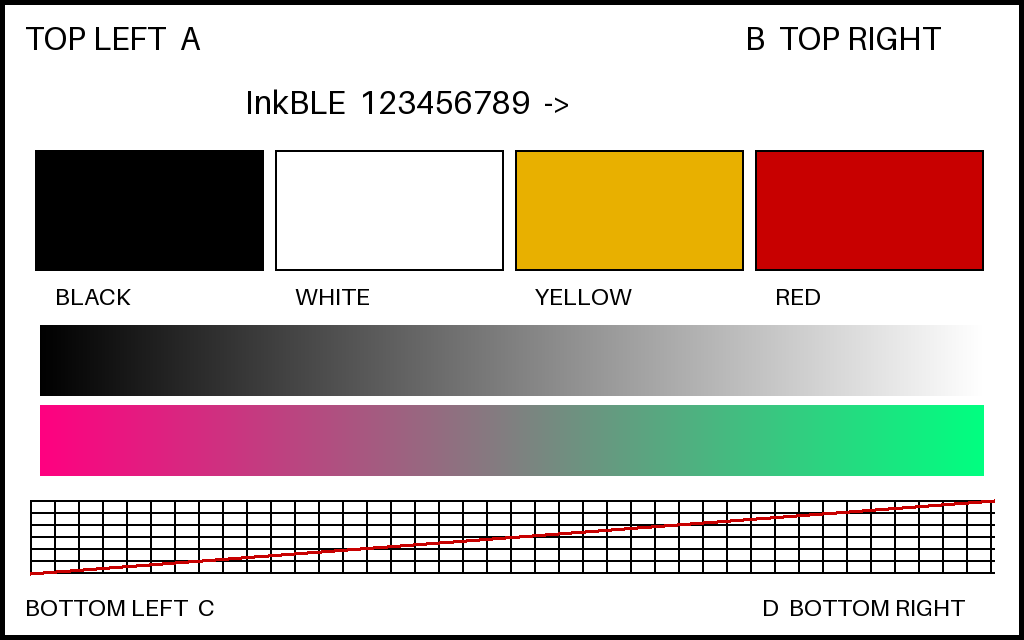
#> input picture sender/test-card.png, 1024 x 640 px
$ python send_image.py test-card.png
#> lines starting #> are read from the running program, lines starting #| are printed output that depends on the picture
### sender/image_processing.py
"""Image preparation happens on the Mac; the ESP32 receives only packed pixels."""
from array import array
from pathlib import Path
from PIL import Image, ImageOps

WIDTH, HEIGHT = 768, 552
FRAME_BYTES = WIDTH * HEIGHT // 4
# Match the original project's e-ink palette. RGB values describe the preview;
# transmitted pixels contain only the four palette indices.
PALETTE = ((0, 0, 0), (255, 255, 255), (232, 176, 0), (200, 0, 0))
KERNEL = ((1, 0), (2, 0), (-1, 1), (0, 1), (1, 1), (0, 2))


def fit_image(image, width=WIDTH, height=HEIGHT):
    """Normalize EXIF, optionally turn clockwise once, then contain on white."""
    src = ImageOps.exif_transpose(image).convert('RGBA')
    scale = min(width / src.width, height / src.height)
    rotated_scale = min(width / src.height, height / src.width)
    # Both orientations have the same source area, so a larger fit scale
    # means more screen coverage. Keep the original orientation on a tie.
    if rotated_scale > scale:
        src = src.transpose(Image.Transpose.ROTATE_270)  # Exactly 90° clockwise.
        scale = rotated_scale
    size = (max(1, min(width, round(src.width * scale))),
            max(1, min(height, round(src.height * scale))))
    resized = src.resize(size, Image.Resampling.LANCZOS)
    left, top = (width - size[0]) // 2, (height - size[1]) // 2
    canvas = Image.new('RGBA', (width, height), (255, 255, 255, 255))
    canvas.alpha_composite(resized, (left, top))
    return canvas.convert('RGB'), (left, top, left + size[0], top + size[1])


def atkinson(rgb, bounds=None):
    """Diffuse 1/8 of RGB quantization error to each of six Atkinson neighbors."""
    rgb = rgb.convert('RGB')
    width, height = rgb.size
    left, top, right, bottom = bounds or (0, 0, width, height)
    data = array('f', map(float, rgb.tobytes()))
    indices = bytearray([1]) * (width * height)
    for y in range(top, bottom):
        for x in range(left, right):
            pos = (y * width + x) * 3
            old = (data[pos], data[pos + 1], data[pos + 2])
            best, best_dist = 0, float('inf')
            for index, color in enumerate(PALETTE):
                distance = sum((old[channel] - color[channel]) ** 2 for channel in range(3))
                if distance < best_dist:
                    best, best_dist = index, distance
            indices[y * width + x] = best
            error = tuple((old[channel] - PALETTE[best][channel]) / 8 for channel in range(3))
            for dx, dy in KERNEL:
                nx, ny = x + dx, y + dy
                # Padding stays exactly white; don't diffuse error into it.
                if left <= nx < right and top <= ny < bottom:
                    target = (ny * width + nx) * 3
                    for channel in range(3):
                        data[target + channel] = max(0, min(255, data[target + channel] + error[channel]))
    result = Image.frombytes('P', (width, height), bytes(indices))
    result.putpalette([component for color in PALETTE for component in color] + [0] * (768 - 12))
    return result


def pack_pixels(indexed):
    if indexed.mode != 'P' or indexed.width % 4:
        raise ValueError('Expected a palette image with width divisible by four')
    pixels = indexed.tobytes()
    if any(pixel > 3 for pixel in pixels):
        raise ValueError('Only black/white/yellow/red indices 0..3 are allowed')
    return bytes((pixels[i] << 6) | (pixels[i + 1] << 4) | (pixels[i + 2] << 2) | pixels[i + 3]
                 for i in range(0, len(pixels), 4))


def prepare_image(path: Path):
    with Image.open(path) as image:
        fitted, bounds = fit_image(image)
    indexed = atkinson(fitted, bounds)
    packed = pack_pixels(indexed)
    assert len(packed) == FRAME_BYTES
    return packed, indexed.convert('RGB')

### sender/send_image.py
#!/usr/bin/env python3
"""macOS sender: prepare an image, upload over CoreBluetooth, wait for display."""
import argparse
import asyncio
from pathlib import Path
import secrets
import sys

from image_processing import FRAME_BYTES, prepare_image
import protocol as p


async def read_status(client):
    if not client.is_connected:
        raise ConnectionError('蓝牙连接已断开；请重新发送图片')
    return p.Status.parse(await asyncio.wait_for(client.read_gatt_char(p.STATUS), 10))


async def wait_status(client, predicate, timeout, transfer_id=None):
    deadline = asyncio.get_running_loop().time() + timeout
    while asyncio.get_running_loop().time() < deadline:
        status = await read_status(client)
        if transfer_id is None or status.transfer_id == transfer_id:
            if transfer_id is not None:
                status.check_error()
            if predicate(status):
                return status
        await asyncio.sleep(0.1)
    raise TimeoutError('等待设备状态超时；若已提交图片，请先查看屏幕是否完成刷新')


async def send_frame(client, payload, packet_size=None, progress=print, refresh_timeout=180):
    if len(payload) != FRAME_BYTES:
        raise ValueError('图像必须恰好为 105984 字节')
    info = p.DeviceInfo.parse(await client.read_gatt_char(p.INFO))
    initial = await read_status(client)
    if initial.state in (p.RECEIVING, p.QUEUED, p.REFRESHING):
        progress('设备正在处理上一张图，等待完成……')
        await wait_status(client, lambda s: s.state not in (p.RECEIVING, p.QUEUED, p.REFRESHING), refresh_timeout)
    size = packet_size or min(info.max_packet, max(20, client.mtu_size - 3))
    if not 20 <= size <= info.max_packet:
        raise ValueError(f'每包长度应在 20 到 {info.max_packet} 之间')
    transfer_id = secrets.randbits(32)
    committed = False
    progress(f'已连接 A{info.revision}，上传 {len(payload)} 字节，每包最多 {size - 8} 字节图像')
    try:
        await asyncio.wait_for(client.write_gatt_char(p.CONTROL, p.begin(transfer_id, payload), response=True), 10)
        status = await wait_status(client, lambda s: s.state == p.RECEIVING, 5, transfer_id)
        offset, checkpoint = status.received, status.received
        sent_limit = offset
        while offset < len(payload):
            block = payload[offset:offset + size - 8]
            sent_limit = max(sent_limit, offset + len(block))
            try:
                await asyncio.wait_for(client.write_gatt_char(p.DATA, p.chunk(transfer_id, offset, block), response=True), 10)
            except Exception:
                if size == 20 or not client.is_connected:
                    raise
                # A lost response may follow a successful write. Read the
                # authoritative offset before retrying with minimum-size ATT.
                await asyncio.sleep(0.1)
                status = await read_status(client)
                status.check_error()
                if status.transfer_id != transfer_id or status.state != p.RECEIVING:
                    raise RuntimeError('设备传输状态已改变')
                if not offset <= status.received <= offset + len(block):
                    raise RuntimeError('设备接收偏移异常')
                offset = status.received
                size = 20
                progress('切换为兼容数据包大小，继续上传……')
                continue
            offset += len(block)
            if offset - checkpoint >= 4096 or offset == len(payload):
                # A lost ATT response followed by a stale status can make us
                # retry an accepted prefix. The receiver may already be ahead.
                status = await wait_status(client, lambda s: s.received >= offset and s.state == p.RECEIVING, 5, transfer_id)
                if status.received > sent_limit:
                    raise RuntimeError('设备接收偏移超出已发送数据')
                offset = status.received
                progress(f'上传 {offset / len(payload):.0%} ({offset}/{len(payload)})')
                checkpoint = offset
        await asyncio.wait_for(client.write_gatt_char(p.CONTROL, p.commit(transfer_id), response=True), 10)
        committed = True
        progress('上传完成，等待屏幕刷新……')
        await wait_status(client, lambda s: s.state == p.DONE, refresh_timeout, transfer_id)
        progress('屏幕刷新完成。设备可继续接收下一张图片。')
    except BaseException:
        if not committed and client.is_connected:
            try:
                await asyncio.wait_for(client.write_gatt_char(p.CONTROL, p.abort(transfer_id), response=True), 3)
            except Exception:
                pass
        raise


async def discover(timeout):
    from bleak import BleakScanner
    found = await BleakScanner.discover(timeout=timeout, service_uuids=[p.SERVICE], return_adv=True)
    return [(device, advertising.local_name or device.name or '(未命名)') for device, advertising in found.values()]


async def run_ble(args, payload):
    from bleak import BleakClient
    print('正在扫描 InkBLE 设备……', flush=True)
    devices = await discover(args.scan_seconds)
    if args.scan:
        for device, name in devices:
            print(f'{name}  {device.address}')
        if not devices:
            print('未找到设备，请确认固件已启动且未被其他设备连接。')
        return
    if args.device:
        devices = [(device, name) for device, name in devices
                   if args.device.casefold() in (name.casefold(), device.address.casefold())]
    if not devices:
        raise RuntimeError('未找到目标设备；请检查蓝牙权限、设备供电和连接状态')
    if len(devices) != 1:
        raise RuntimeError('找到多台设备，请用 --device 指定名称或 UUID：\n' + '\n'.join(name for _, name in devices))
    device, name = devices[0]
    print('连接 ' + name, flush=True)
    async with BleakClient(device, services=[p.SERVICE], timeout=20) as client:
        await send_frame(client, payload, args.packet_size, lambda text: print(text, flush=True), args.refresh_timeout)


def main():
    parser = argparse.ArgumentParser(description='InkBLE macOS 图片发送工具（自动按比例顺时针旋转、Atkinson 四色、等比留白）')
    parser.add_argument('image', type=Path, nargs='?', help='待发送图片（PNG/JPEG/WebP 等）')
    parser.add_argument('--scan', action='store_true', help='只扫描并列出设备')
    parser.add_argument('--device', help='设备名称或 macOS 蓝牙 UUID；只有一台设备时可省略')
    parser.add_argument('--preview', type=Path, help='保存四色预览 PNG')
    parser.add_argument('--raw-output', type=Path, help='保存 105984 字节原始四色数据')
    parser.add_argument('--prepare-only', action='store_true', help='只转换图片，不使用蓝牙')
    parser.add_argument('--packet-size', type=int, help='每个 GATT 数据包总长度；默认协商，20 为兼容模式')
    parser.add_argument('--scan-seconds', type=float, default=6)
    parser.add_argument('--refresh-timeout', type=float, default=180)
    args = parser.parse_args()
    if not args.scan and not args.image:
        parser.error('请指定图片，或使用 --scan')
    if args.prepare_only and not (args.preview or args.raw_output):
        parser.error('--prepare-only 请同时指定 --preview 或 --raw-output')
    try:
        payload = None
        if not args.scan:
            print('正在按屏幕比例选择方向、等比缩放、居中留白并进行 Atkinson 四色转换……', flush=True)
            payload, preview = prepare_image(args.image)
#> in prepare_image, image is the input picture: PIL image 1024x640 RGB; mean R, G, B 196.9, 185.7, 178.7
#> in fit_image, `resized = src.resize(size, Image.Resampling.LANCZOS)`:
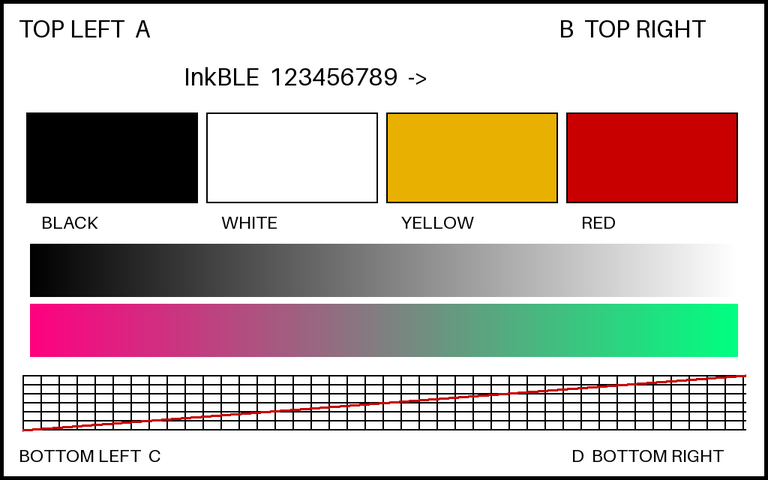
#> resized: PIL image 768x480 RGBA; mean R, G, B, A 196.6, 185.4, 178.4, 255
#> in fit_image, `canvas = Image.new('RGBA', (width, height), (255, 255, 255, 255))`: canvas: PIL image 768x552 RGBA; every value is 255
#> in fit_image, `canvas.alpha_composite(resized, (left, top))`:
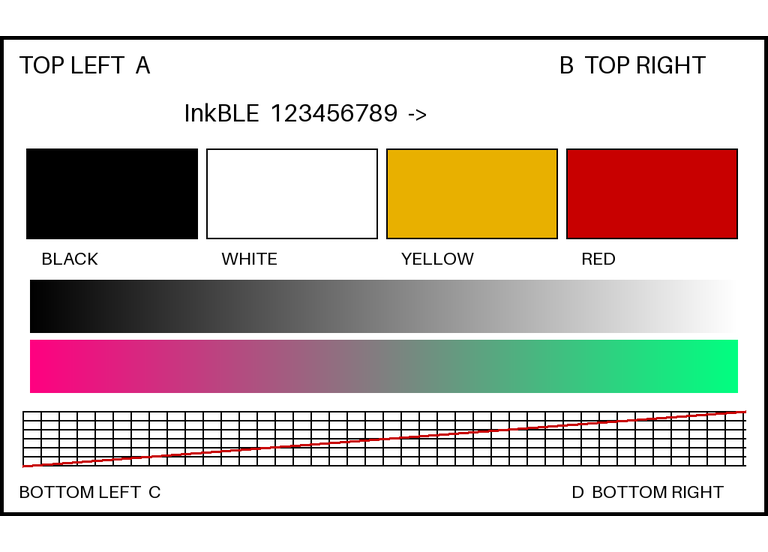
#> canvas: PIL image 768x552 RGBA; mean R, G, B, A 204.2, 194.5, 188.4, 255
#> in prepare_image, `fitted, bounds = fit_image(image)`: bounds = (0, 36, 768, 516)
#> in atkinson, `left, top, right, bottom = bounds or (0, 0, width, height)`: left = 0; top = 36; right = 768; bottom = 516
#> in atkinson, `result = Image.frombytes('P', (width, height), bytes(indices))`: result: PIL image 768x552 P; every value is 0
#> in atkinson, `result.putpalette([component for color in PALETTE for component in col..`:
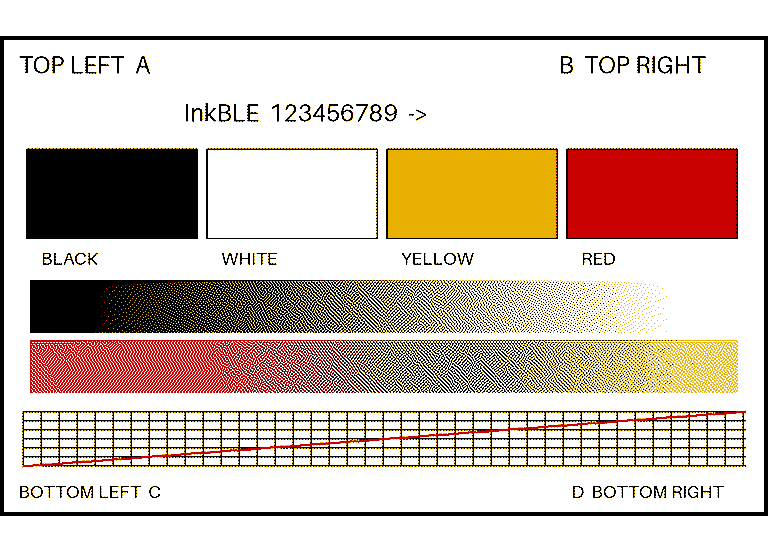
#> result: PIL image 768x552 P; mean R, G, B 211.1, 195.2, 184
            if args.preview:
                preview.save(args.preview, format='PNG')
                print('预览已保存：' + str(args.preview))
            if args.raw_output:
                args.raw_output.write_bytes(payload)
            if args.prepare_only:
                print(f'转换完成：768×552，{len(payload)} 字节')
                return 0
        asyncio.run(run_ble(args, payload))
#> (the call stopped at `async def discover(timeout): from bleak import BleakScanner found = aw..`: bleak is not available in this run)
        return 0
    except KeyboardInterrupt:
        print('\n已停止。未提交的图片不会刷新屏幕。', file=sys.stderr)
        return 130
    except Exception as error:
        print('错误：' + str(error), file=sys.stderr)
        return 1


if __name__ == '__main__':
    raise SystemExit(main())
#> (the program exits here)
